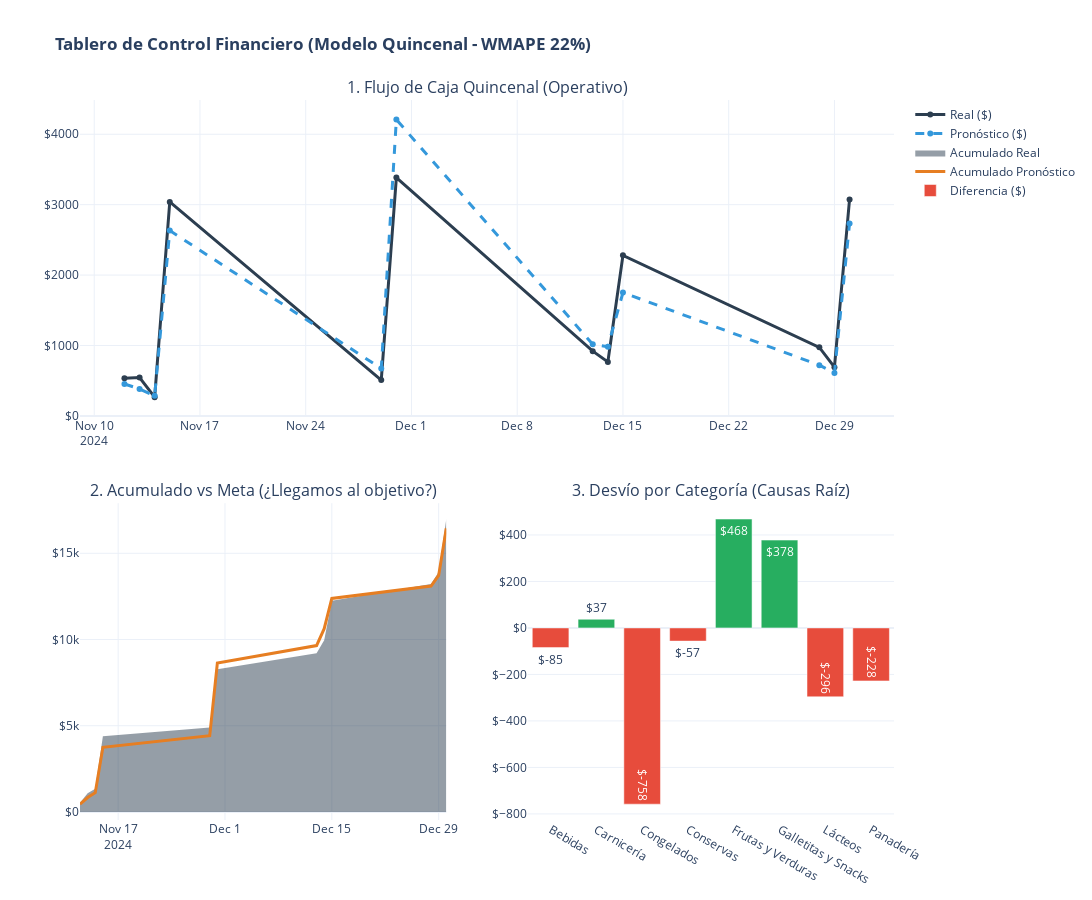

Notebook code cell kept with this figure:
### Code cell
import plotly.graph_objects as go
from plotly.subplots import make_subplots
cat_cols = [c for c in df_results.columns if c.startswith('Cat_')]
df_results['Categoría'] = df_results[cat_cols].idxmax(axis=1).str.replace('Cat_', '')
df_results = df_results.sort_values('Fecha')

# A) Datos Temporales (Quincena a Quincena)
total_forecast = df_results.groupby(['Fecha'])[['ingreso', 'ingreso_predicho']].sum().reset_index()

# B) Datos Acumulados (La "Carrera" hacia la meta)
total_forecast['ingreso_acum'] = total_forecast['ingreso'].cumsum()
total_forecast['pred_acum'] = total_forecast['ingreso_predicho'].cumsum()

# C) Datos por Categoría (Recuperando nombres si es necesario)
# (Asumimos que ya corriste el bloque anterior que recupera la columna 'Categoría')
cat_error = df_results.groupby('Categoría')[['ingreso', 'ingreso_predicho']].sum().reset_index()
cat_error['Diferencia'] = cat_error['ingreso_predicho'] - cat_error['ingreso']
cat_error['Color'] = np.where(cat_error['Diferencia'] < 0, '#e74c3c', '#27ae60') # Rojo/Verde

# 2. CREAR DASHBOARD (LAYOUT 3 PANELES)
# ------------------------------------------------------
fig = make_subplots(
    rows=2, cols=2,
    specs=[[{"colspan": 2}, None], [{}, {}]], # Fila 1 completa, Fila 2 dividida
    subplot_titles=(
        "1. Flujo de Caja Quincenal (Operativo)", 
        "2. Acumulado vs Meta (¿Llegamos al objetivo?)", 
        "3. Desvío por Categoría (Causas Raíz)"
    ),
    vertical_spacing=0.12
)

# --- GRÁFICA 1: FLUJO DE CAJA (LINEAL) ---
fig.add_trace(go.Scatter(
    x=total_forecast['Fecha'], y=total_forecast['ingreso'],
    name='Real ($)', mode='lines+markers', line=dict(color='#2c3e50', width=3)
), row=1, col=1)

fig.add_trace(go.Scatter(
    x=total_forecast['Fecha'], y=total_forecast['ingreso_predicho'],
    name='Pronóstico ($)', mode='lines+markers', line=dict(color='#3498db', width=3, dash='dash')
), row=1, col=1)

# --- GRÁFICA 2: ACUMULADO (AREA / LINEA) ---
# Esta muestra si el error se cancela o se acumula con el tiempo
fig.add_trace(go.Scatter(
    x=total_forecast['Fecha'], y=total_forecast['ingreso_acum'],
    name='Acumulado Real', mode='lines', fill='tozeroy', line=dict(color='rgba(44, 62, 80, 0.2)', width=0)
), row=2, col=1)

fig.add_trace(go.Scatter(
    x=total_forecast['Fecha'], y=total_forecast['pred_acum'],
    name='Acumulado Pronóstico', mode='lines', line=dict(color='#e67e22', width=3)
), row=2, col=1)

# --- GRÁFICA 3: DESVÍO POR CATEGORÍA (BARRAS) ---
fig.add_trace(go.Bar(
    x=cat_error['Categoría'], y=cat_error['Diferencia'],
    marker_color=cat_error['Color'],
    text=cat_error['Diferencia'].apply(lambda x: f"${x:,.0f}"),
    textposition='auto',
    name='Diferencia ($)'
), row=2, col=2)

# 3. FORMATO FINAL EJECUTIVO
# ------------------------------------------------------
fig.update_layout(
    height=900, width=1200, 
    title_text="<b>Tablero de Control Financiero (Modelo Quincenal - WMAPE 22%)</b>",
    template="plotly_white",
    showlegend=True
)

# Formato de dinero en ejes Y
fig.update_yaxes(tickprefix="$", row=1, col=1)
fig.update_yaxes(tickprefix="$", row=2, col=1)
fig.update_yaxes(tickprefix="$", row=2, col=2)

fig.show()

### Figure 1 — Plotly figure (JSON) as saved in the notebook; plotly's stock layout.template omitted (floating-point values rounded to 4 significant figures)
{"data": [{"line": {"color": "#2c3e50", "width": 3}, "mode": "lines+markers", "name": "Real ($)", "type": "scatter", "x": ["2024-11-12T00:00:00.000000000", "2024-11-13T00:00:00.000000000", "2024-11-14T00:00:00.000000000", "2024-11-15T00:00:00.000000000", "2024-11-29T00:00:00.000000000", "2024-11-30T00:00:00.000000000", "2024-12-13T00:00:00.000000000", "2024-12-14T00:00:00.000000000", "2024-12-15T00:00:00.000000000", "2024-12-28T00:00:00.000000000", "2024-12-29T00:00:00.000000000", "2024-12-30T00:00:00.000000000"], "xaxis": "x", "y": [534.1, 545.5, 265.3, 3039.0, 508.4, 3385.0, 919.1, 766.8, 2280.0, 973.7, 692.6, 3075.0], "yaxis": "y"}, {"line": {"color": "#3498db", "dash": "dash", "width": 3}, "mode": "lines+markers", "name": "Pronóstico ($)", "type": "scatter", "x": ["2024-11-12T00:00:00.000000000", "2024-11-13T00:00:00.000000000", "2024-11-14T00:00:00.000000000", "2024-11-15T00:00:00.000000000", "2024-11-29T00:00:00.000000000", "2024-11-30T00:00:00.000000000", "2024-12-13T00:00:00.000000000", "2024-12-14T00:00:00.000000000", "2024-12-15T00:00:00.000000000", "2024-12-28T00:00:00.000000000", "2024-12-29T00:00:00.000000000", "2024-12-30T00:00:00.000000000"], "xaxis": "x", "y": [453.0, 382.9, 284.7, 2632.0, 672.4, 4208.0, 1016.0, 980.7, 1752.0, 720.1, 609.5, 2733.0], "yaxis": "y"}, {"fill": "tozeroy", "line": {"color": "rgba(44, 62, 80, 0.2)", "width": 0}, "mode": "lines", "name": "Acumulado Real", "type": "scatter", "x": ["2024-11-12T00:00:00.000000000", "2024-11-13T00:00:00.000000000", "2024-11-14T00:00:00.000000000", "2024-11-15T00:00:00.000000000", "2024-11-29T00:00:00.000000000", "2024-11-30T00:00:00.000000000", "2024-12-13T00:00:00.000000000", "2024-12-14T00:00:00.000000000", "2024-12-15T00:00:00.000000000", "2024-12-28T00:00:00.000000000", "2024-12-29T00:00:00.000000000", "2024-12-30T00:00:00.000000000"], "xaxis": "x2", "y": [534.1, 1080.0, 1345.0, 4384.0, 4892.0, 8277.0, 9197.0, 9963.0, 12240.0, 13220.0, 13910.0, 16990.0], "yaxis": "y2"}, {"line": {"color": "#e67e22", "width": 3}, "mode": "lines", "name": "Acumulado Pronóstico", "type": "scatter", "x": ["2024-11-12T00:00:00.000000000", "2024-11-13T00:00:00.000000000", "2024-11-14T00:00:00.000000000", "2024-11-15T00:00:00.000000000", "2024-11-29T00:00:00.000000000", "2024-11-30T00:00:00.000000000", "2024-12-13T00:00:00.000000000", "2024-12-14T00:00:00.000000000", "2024-12-15T00:00:00.000000000", "2024-12-28T00:00:00.000000000", "2024-12-29T00:00:00.000000000", "2024-12-30T00:00:00.000000000"], "xaxis": "x2", "y": [453.0, 835.9, 1121.0, 3752.0, 4425.0, 8633.0, 9650.0, 10630.0, 12380.0, 13100.0, 13710.0, 16450.0], "yaxis": "y2"}, {"marker": {"color": ["#e74c3c", "#27ae60", "#e74c3c", "#e74c3c", "#27ae60", "#27ae60", "#e74c3c", "#e74c3c"]}, "name": "Diferencia ($)", "text": ["$-85", "$37", "$-758", "$-57", "$468", "$378", "$-296", "$-228"], "textposition": "auto", "type": "bar", "x": ["Bebidas", "Carnicería", "Congelados", "Conservas", "Frutas y Verduras", "Galletitas y Snacks", "Lácteos", "Panadería"], "xaxis": "x3", "y": [-84.67, 37.36, -758.1, -56.74, 468.5, 378.0, -296.4, -228.0], "yaxis": "y3"}], "layout": {"annotations": [{"font": {"size": 16}, "showarrow": false, "text": "1. Flujo de Caja Quincenal (Operativo)", "x": 0.5, "xanchor": "center", "xref": "paper", "y": 1, "yanchor": "bottom", "yref": "paper"}, {"font": {"size": 16}, "showarrow": false, "text": "2. Acumulado vs Meta (¿Llegamos al objetivo?)", "x": 0.225, "xanchor": "center", "xref": "paper", "y": 0.44, "yanchor": "bottom", "yref": "paper"}, {"font": {"size": 16}, "showarrow": false, "text": "3. Desvío por Categoría (Causas Raíz)", "x": 0.775, "xanchor": "center", "xref": "paper", "y": 0.44, "yanchor": "bottom", "yref": "paper"}], "height": 900, "showlegend": true, "title": {"text": "<b>Tablero de Control Financiero (Modelo Quincenal - WMAPE 22%)</b>"}, "width": 1200, "xaxis": {"anchor": "y", "domain": [0, 1]}, "xaxis2": {"anchor": "y2", "domain": [0, 0.45]}, "xaxis3": {"anchor": "y3", "domain": [0.55, 1]}, "yaxis": {"anchor": "x", "domain": [0.56, 1], "tickprefix": "$"}, "yaxis2": {"anchor": "x2", "domain": [0, 0.44], "tickprefix": "$"}, "yaxis3": {"anchor": "x3", "domain": [0, 0.44], "tickprefix": "$"}}}
